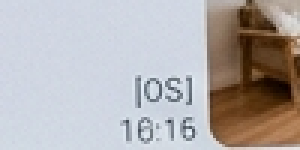
#> input picture debug_text_1.png, 100 x 50 px, found by its file name (shown 3 times larger)
$ python find_text.py
#> lines starting #> are read from the running program, lines starting #| are printed output that depends on the picture
from PIL import Image

# Load original text crop 1
orig_crop = Image.open("debug_text_1.png").convert("L")
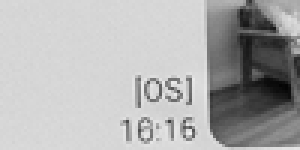
#> orig_crop: PIL image 100x50 L (shown 3 times larger); min 4, max 242, mean 175.9
width, height = orig_crop.size
#> width = 100; height = 50

# Find pixels that are darker (text is dark gray/black)
# The background is light blue-gray (around 210 in grayscale)
# So text should be < 150 in grayscale.
print("Dark pixels in debug_text_1.png:")
for y in range(height):
    row_chars = []
    for x in range(width):
        val = orig_crop.getpixel((x, y))
        if val < 130: # threshold for dark text
            row_chars.append(f"{x}")
    if row_chars:
        print(f"y={y+400} (rel={y}): x at {', '.join(row_chars)}")
